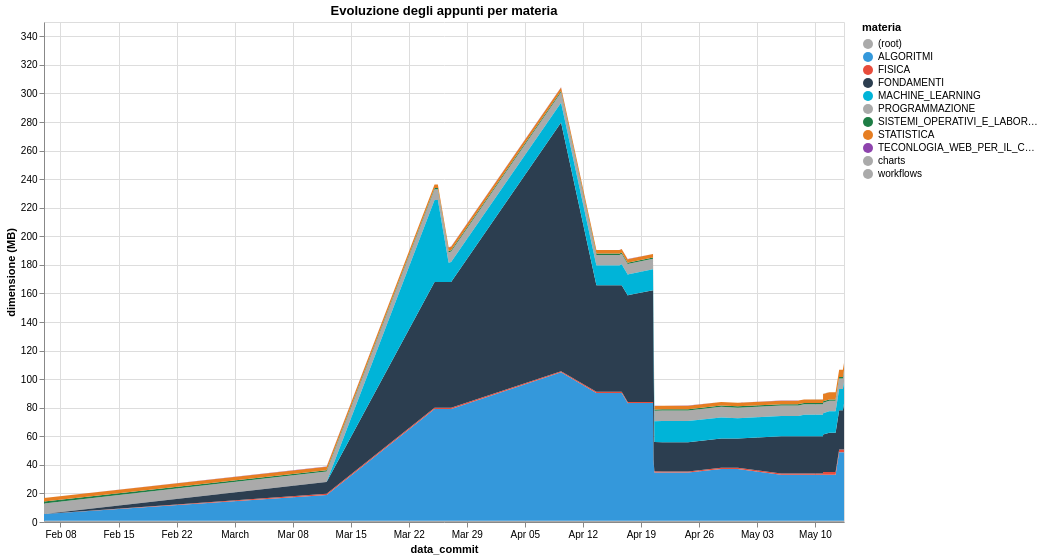

Source (Vega-Lite JSON):
### Vega-Lite specification from a JSON file in a GitHub repository (floating-point values rounded to 4 significant figures; data arrays with more than 128 entries replaced by an {"elided": "..."} marker saying what was removed)
{"$schema": "https://vega.github.io/schema/vega-lite/v6.1.0.json", "config": {"view": {"continuousHeight": 300, "continuousWidth": 300}}, "data": {"name": "data-78222299add9492f2e21f2d1320ab263"}, "datasets": {"data-78222299add9492f2e21f2d1320ab263": {"elided": "371 records"}}, "encoding": {"color": {"field": "period", "scale": {"domain": ["(root)", "ALGORITMI", "FISICA", "FONDAMENTI", "MACHINE_LEARNING", "PROGRAMMAZIONE", "SISTEMI_OPERATIVI_E_LABORATORIO", "STATISTICA", "TECONLOGIA_WEB_PER_IL_CLOUD", "charts", "workflows"], "range": ["#aaaaaa", "#3498db", "#e74c3c", "#2c3e50", "#00b4d8", "#aaaaaa", "#1e7d45", "#e67e22", "#8e44ad", "#aaaaaa", "#aaaaaa"]}, "title": "materia", "type": "ordinal"}, "order": {"field": "period", "sort": "ascending", "type": "ordinal"}, "tooltip": [{"field": "commit_date", "title": "data_commit", "type": "temporal"}, {"field": "period", "title": "materia", "type": "ordinal"}, {"field": "line_count", "title": "dimensione (MB)", "type": "quantitative"}], "x": {"field": "commit_date", "title": "data_commit", "type": "temporal"}, "y": {"field": "line_count", "title": "dimensione (MB)", "type": "quantitative"}}, "height": 500, "mark": {"type": "area"}, "title": "Evoluzione degli appunti per materia", "usermeta": {"embedOptions": {}}, "width": 800}
